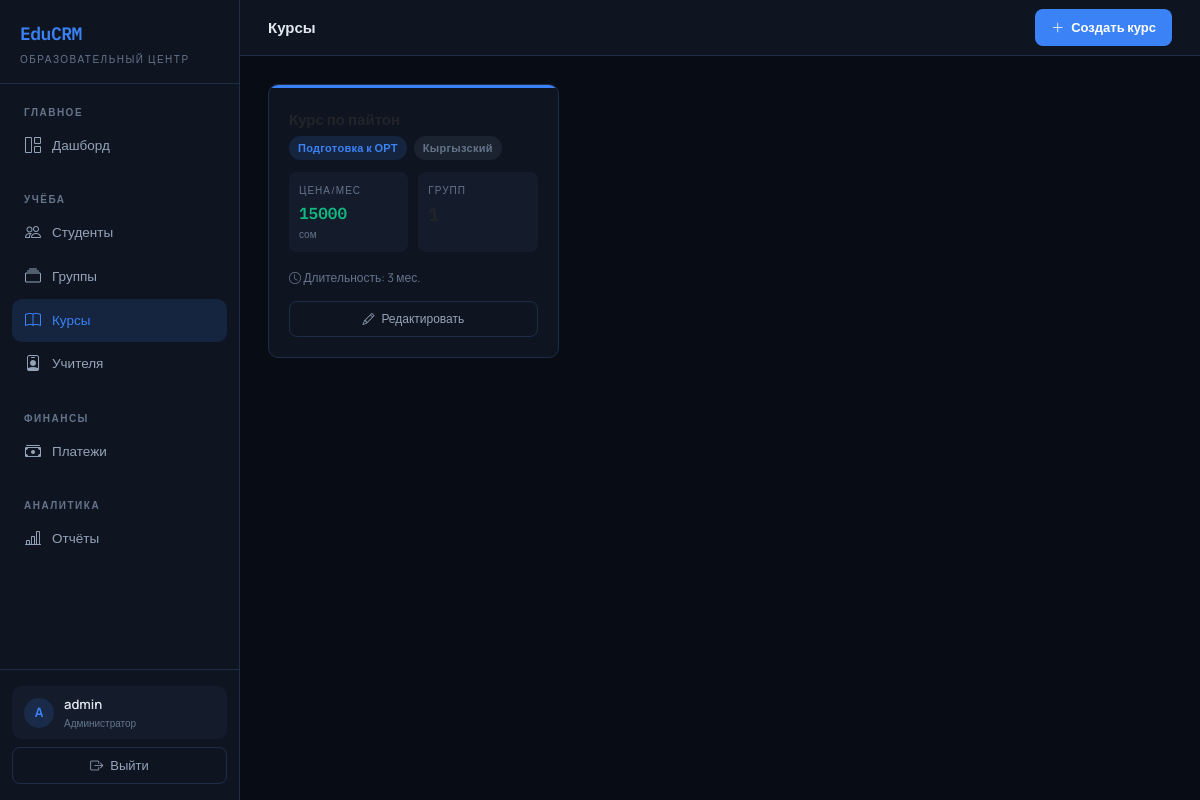
The app's page /courses/ (signed in) with its own data.
### core/models.py (models this page shows, shortened)
class Course(models.Model):
    TYPE_ORT = 'ort'
    TYPE_LANGUAGE = 'language'
    TYPE_OTHER = 'other'
    TYPE_CHOICES = [
        (TYPE_ORT, 'Подготовка к ОРТ'),
        (TYPE_LANGUAGE, 'Языковые курсы'),
        (TYPE_OTHER, 'Другое'),
    ]
    LANG_KG = 'kg'
    LANG_EN = 'en'
    LANG_RU = 'ru'
    LANG_TR = 'tr'
    LANG_CN = 'cn'
    LANG_DE = 'de'
    LANG_CHOICES = [
        (LANG_KG, 'Кыргызский'),
        (LANG_EN, 'Английский'),
        (LANG_RU, 'Русский'),
        (LANG_TR, 'Турецкий'),
        (LANG_CN, 'Китайский'),
        (LANG_DE, 'Немецкий'),
    ]
    name = models.CharField('Название', max_length=200)
    course_type = models.CharField('Тип курса', max_length=20, choices=TYPE_CHOICES, default=TYPE_ORT)
    language = models.CharField('Язык', max_length=5, choices=LANG_CHOICES, blank=True, null=True)
    description = models.TextField('Описание', blank=True)
    duration_months = models.PositiveIntegerField('Длительность (мес.)', default=3)
    price_per_month = models.DecimalField('Цена/месяц (сом)', max_digits=10, decimal_places=2)
    is_active = models.BooleanField('Активен', default=True)
    created_at = models.DateTimeField(auto_now_add=True)
    class Meta:
        verbose_name = 'Курс'
        verbose_name_plural = 'Курсы'
        ordering = ['name']

### core/views.py (the view)
# urls.py: path('courses/', views.course_list, name='course_list'),
@login_required
def course_list(request):
    courses = Course.objects.annotate(group_count=Count('groups')).all()
    return render(request, 'courses/list.html', {'courses': courses})

### templates/courses/list.html (shortened to what this page needs)
{% extends 'base.html' %}
{% block page_title %}Курсы{% endblock %}
{% block topbar_actions %}
<a href="{% url 'course_create' %}" class="btn-primary-custom">
    <i class="bi bi-plus-lg"></i> Создать курс
</a>
{% endblock %}
{% block content %}
<div class="row g-3">
    {% for c in courses %}
    <div class="col-md-6 col-xl-4">
        <div class="card h-100">
            <div style="height:3px;background:{% if c.course_type == 'ort' %}var(--accent){% elif c.course_type == 'language' %}var(--green){% else %}var(--purple){% endif %}"></div>
            <div class="card-body" style="padding:20px">
                <div style="display:flex;justify-content:space-between;align-items:flex-start;margin-bottom:12px">
                    <div>
                        <div style="font-size:15px;font-weight:700;margin-bottom:4px">{{ c.name }}</div>
                        <span class="badge-custom {% if c.course_type == 'ort' %}badge-blue{% elif c.course_type == 'language' %}badge-green{% else %}badge-purple{% endif %}">
                            {{ c.get_course_type_display }}
                        </span>
                        {% if c.language %}<span class="badge-custom badge-gray" style="margin-left:4px">{{ c.get_language_display }}</span>{% endif %}
                    </div>
                </div>
                <div style="display:grid;grid-template-columns:1fr 1fr;gap:10px;margin-bottom:16px">
                    <div style="background:var(--bg-hover);border-radius:8px;padding:10px">
                        <div style="font-size:10px;color:var(--text-muted);text-transform:uppercase;letter-spacing:1px;margin-bottom:3px">Цена/мес</div>
                        <div class="text-mono" style="font-size:16px;font-weight:600;color:var(--green)">{{ c.price_per_month|floatformat:0 }}</div>
                        <div style="font-size:10px;color:var(--text-muted)">сом</div>
                    </div>
                    <div style="background:var(--bg-hover);border-radius:8px;padding:10px">
                        <div style="font-size:10px;color:var(--text-muted);text-transform:uppercase;letter-spacing:1px;margin-bottom:3px">Групп</div>
                        <div class="text-mono" style="font-size:18px;font-weight:600">{{ c.group_count }}</div>
                    </div>
                </div>
                <div style="font-size:12px;color:var(--text-muted);margin-bottom:14px">
                    <i class="bi bi-clock"></i> Длительность: {{ c.duration_months }} мес.
                </div>
                <a href="{% url 'course_edit' c.pk %}" class="btn-ghost" style="width:100%;justify-content:center;display:flex;font-size:12px">
                    <i class="bi bi-pencil"></i> Редактировать
                </a>
            </div>
        </div>
    </div>
    {% endfor %}
</div>
{% endblock %}

### templates/base.html (shortened to what this page needs)
<!DOCTYPE html>
<html lang="ru">
<head>
    <link href="https://cdn.jsdelivr.net/npm/bootstrap@5.3.0/dist/css/bootstrap.min.css" rel="stylesheet">
    <link href="https://cdn.jsdelivr.net/npm/bootstrap-icons@1.11.0/font/bootstrap-icons.css" rel="stylesheet">
</head>
<body>
<nav class="sidebar">
    <div class="sidebar-logo">
        <div class="logo-mark">EduCRM</div>
        <div class="logo-sub">Образовательный центр</div>
    </div>
    <div class="sidebar-nav">
        <div class="sidebar-section">Главное</div>
        <a href="{% url 'dashboard' %}" class="nav-link {% if request.resolver_match.url_name == 'dashboard' %}active{% endif %}">
            <i class="bi bi-grid-1x2"></i> Дашборд
        </a>
        <div class="sidebar-section" style="margin-top:8px">Учёба</div>
        <a href="{% url 'student_list' %}" class="nav-link {% if 'student' in request.resolver_match.url_name %}active{% endif %}">
            <i class="bi bi-people"></i> Студенты
        </a>
        <a href="{% url 'group_list' %}" class="nav-link {% if 'group' in request.resolver_match.url_name %}active{% endif %}">
            <i class="bi bi-collection"></i> Группы
        </a>
        <a href="{% url 'course_list' %}" class="nav-link {% if 'course' in request.resolver_match.url_name %}active{% endif %}">
            <i class="bi bi-book"></i> Курсы
        </a>
        <a href="{% url 'teacher_list' %}" class="nav-link {% if 'teacher' in request.resolver_match.url_name %}active{% endif %}">
            <i class="bi bi-person-badge"></i> Учителя
        </a>
        <div class="sidebar-section" style="margin-top:8px">Финансы</div>
        <a href="{% url 'payment_list' %}" class="nav-link {% if 'payment' in request.resolver_match.url_name %}active{% endif %}">
            <i class="bi bi-cash-stack"></i> Платежи
        </a>
        <div class="sidebar-section" style="margin-top:8px">Аналитика</div>
        <a href="{% url 'report_overview' %}" class="nav-link {% if 'report' in request.resolver_match.url_name %}active{% endif %}">
            <i class="bi bi-bar-chart-line"></i> Отчёты
        </a>
    </div>
    <div class="sidebar-footer">
        <div class="user-chip">
            <div class="user-avatar">
                {{ request.user.username|first|upper }}
            </div>
            <div>
                <div class="user-name">{{ request.user.get_full_name|default:request.user.username }}</div>
                <div class="user-role">Администратор</div>
            </div>
        </div>
        <a href="{% url 'logout' %}" class="btn-ghost w-100 mt-2 justify-content-center" style="width:100%;display:flex;">
            <i class="bi bi-box-arrow-right"></i> Выйти
        </a>
    </div>
</nav>
<div class="main-content">
    <div class="topbar">
        <div class="topbar-title">{% block page_title %}{% endblock %}</div>
        <div class="topbar-actions">{% block topbar_actions %}{% endblock %}</div>
    </div>
    <div class="page-body">
        {% block content %}{% endblock %}
    </div>
</div>
</body>
</html>

### templates/base.html (style rules this page uses)
:root { --bg: #080C14; --bg-card: #0F1520; --bg-hover: #141C2B; --border: #1E2D47; --border-light: #253551; --accent: #3B82F6; --accent-dim: rgba(59,130,246,0.15); --accent-hover: #60A5FA; --green: #10B981; --green-dim: rgba(16,185,129,0.15); --red: #EF4444; --red-dim: rgba(239,68,68,0.15); --yellow: #F59E0B; --yellow-dim: rgba(245,158,11,0.15); --purple: #8B5CF6; --purple-dim: rgba(139,92,246,0.15); --text: #E2E8F0; --text-muted: #64748B; --text-dim: #94A3B8; --mono: 'IBM Plex Mono', monospace; --sans: 'Manrope', sans-serif; --sidebar-w: 240px; --radius: 10px; }
* { box-sizing: border-box; }
html, body { height: 100%; }
body { font-family: var(--sans); background: var(--bg); color: var(--text); margin: 0; font-size: 14px; line-height: 1.6; }
.sidebar { position: fixed; left: 0; top: 0; bottom: 0; width: var(--sidebar-w); background: var(--bg-card); border-right: 1px solid var(--border); display: flex; flex-direction: column; z-index: 100; overflow-y: auto; }
.sidebar-logo { padding: 20px 20px 16px; border-bottom: 1px solid var(--border); }
.sidebar-logo .logo-mark { font-family: var(--mono); font-size: 18px; font-weight: 600; color: var(--accent); letter-spacing: -0.5px; }
.sidebar-logo .logo-sub { font-size: 10px; color: var(--text-muted); text-transform: uppercase; letter-spacing: 1.5px; margin-top: 2px; }
.sidebar-section { padding: 16px 12px 4px; font-size: 10px; font-weight: 700; text-transform: uppercase; letter-spacing: 1.5px; color: var(--text-muted); }
.sidebar-nav { padding: 4px 12px; flex: 1; }
.nav-link { display: flex; align-items: center; gap: 10px; padding: 9px 12px; border-radius: var(--radius); color: var(--text-dim); text-decoration: none; font-weight: 500; font-size: 13.5px; transition: all 0.15s; }
.nav-link.active { background: var(--accent-dim); color: var(--accent); }
.nav-link i { font-size: 16px; width: 18px; text-align: center; }
.sidebar-footer { padding: 16px 12px; border-top: 1px solid var(--border); }
.user-chip { display: flex; align-items: center; gap: 10px; padding: 8px 12px; border-radius: var(--radius); background: var(--bg-hover); }
.user-avatar { width: 30px; height: 30px; background: var(--accent-dim); border-radius: 50%; display: flex; align-items: center; justify-content: center; color: var(--accent); font-size: 13px; font-weight: 700; flex-shrink: 0; }
.user-name { font-size: 13px; font-weight: 600; flex: 1; }
.user-role { font-size: 10px; color: var(--text-muted); }
.main-content { margin-left: var(--sidebar-w); min-height: 100vh; display: flex; flex-direction: column; }
.topbar { height: 56px; border-bottom: 1px solid var(--border); display: flex; align-items: center; padding: 0 28px; gap: 12px; background: var(--bg-card); position: sticky; top: 0; z-index: 50; }
.topbar-title { font-size: 15px; font-weight: 700; flex: 1; }
.topbar-actions { display: flex; gap: 8px; align-items: center; }
.page-body { padding: 28px; flex: 1; }
.card { background: var(--bg-card); border: 1px solid var(--border); border-radius: var(--radius); overflow: hidden; }
.card-body { padding: 20px; }
.badge-custom { display: inline-flex; align-items: center; gap: 4px; padding: 3px 9px; border-radius: 20px; font-size: 11px; font-weight: 600; letter-spacing: 0.3px; }
.badge-blue { background: var(--accent-dim); color: var(--accent); }
.badge-gray { background: rgba(100,116,139,0.15); color: var(--text-muted); }
.btn-primary-custom { display: inline-flex; align-items: center; gap: 7px; background: var(--accent); color: #fff; border: none; border-radius: 8px; padding: 8px 16px; font-size: 13px; font-weight: 600; cursor: pointer; text-decoration: none; transition: all 0.15s; }
.btn-ghost { display: inline-flex; align-items: center; gap: 7px; background: transparent; color: var(--text-dim); border: 1px solid var(--border); border-radius: 8px; padding: 7px 14px; font-size: 13px; font-weight: 500; cursor: pointer; text-decoration: none; transition: all 0.15s; }
.text-mono { font-family: var(--mono); }

### records on screen
Course: course_type "Подготовка к ОРТ", language "Кыргызский", price_per_month "15000", duration_months "3"

### other values on screen
{{ request.user.username|first|upper }} "A"
{{ request.user.get_full_name|default:request.user.username }} "admin"
